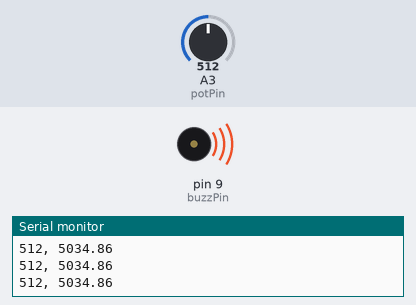
Recording of a sketch running on a simulated Arduino Uno, built with avr-gcc and run on an emulated ATmega328P. On the bench: buzzer (waves = sounding), the last lines printed to the serial monitor. The inputs (shaded band) are chosen by the test bench; at power-on: A3 (potPin) = 512.

Above: at 1.2 s.
1.3 s: A3 (potPin) set to 1023
At 1.9 s:
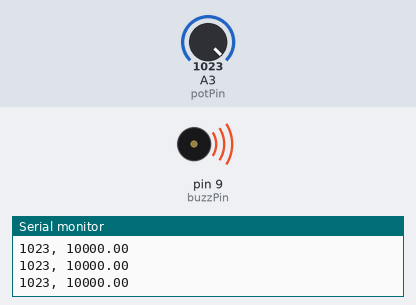
4.3 s: A3 (potPin) set to 900
At 4.9 s:
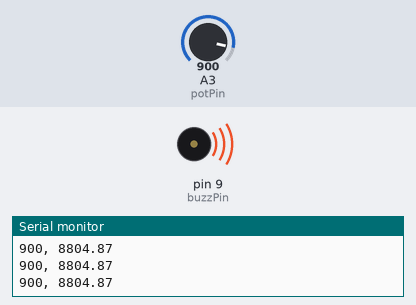
Timing chart, 0 to 7.3 s (numbered marks = the images above; inputs shaded):
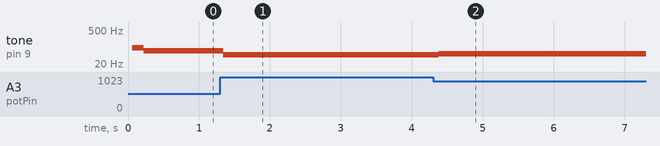

Measured:
- after the input at 1.3 s, tone on pin 9 (buzzPin): 69 Hz → 49 Hz at once
- after the input at 4.3 s, tone on pin 9 (buzzPin): 49 Hz → 54 Hz after 0.08 s

The sketch:

arduino_tutorial_24.ino
```cpp
/*
 * Tutorial 24 Understanding passive buzzers
 * https://youtu.be/dHYKRrlPNzM
 */
const int boadRate = 9600;
const int dt = 100; // delaytime
const int buzzPin = 9;
const int potPin = A3;
int potVal = 0;
float buzzOut = 0.;


void setup() {
  // put your setup code here, to run once:
  Serial.begin(boadRate);
  pinMode(buzzPin, OUTPUT);
  pinMode(potPin, INPUT);
}

void loop() {
  // put your main code here, to run repeatedly:
  potVal = analogRead(potPin);
  buzzOut = buzzFunc(potVal);
  digitalWrite(buzzPin, HIGH);
  delayMicroseconds(buzzOut);
  digitalWrite(buzzPin, LOW);
  delayMicroseconds(buzzOut);
  Serial.print(potVal);
  Serial.print(", ");
  Serial.println(buzzOut);
}

float buzzFunc(int potVal) {
  return (9940. / 1023.) * potVal + 60;
}
```
